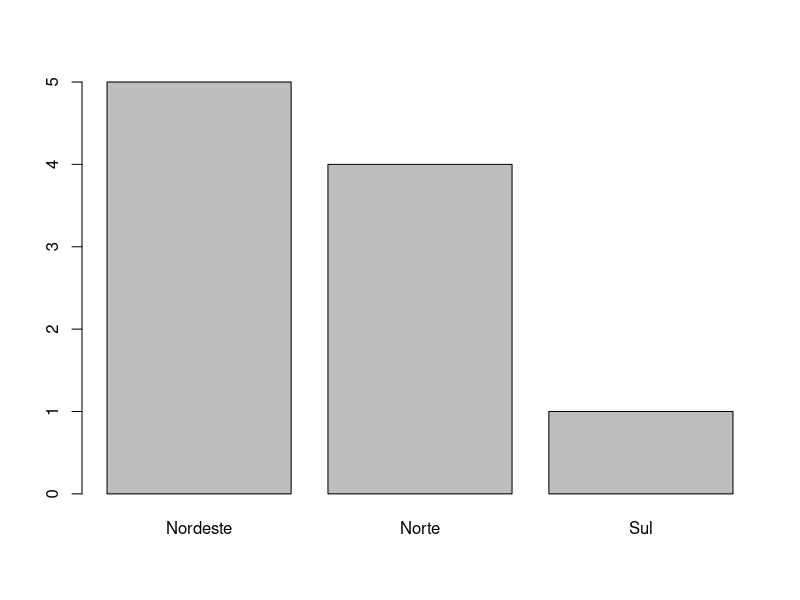
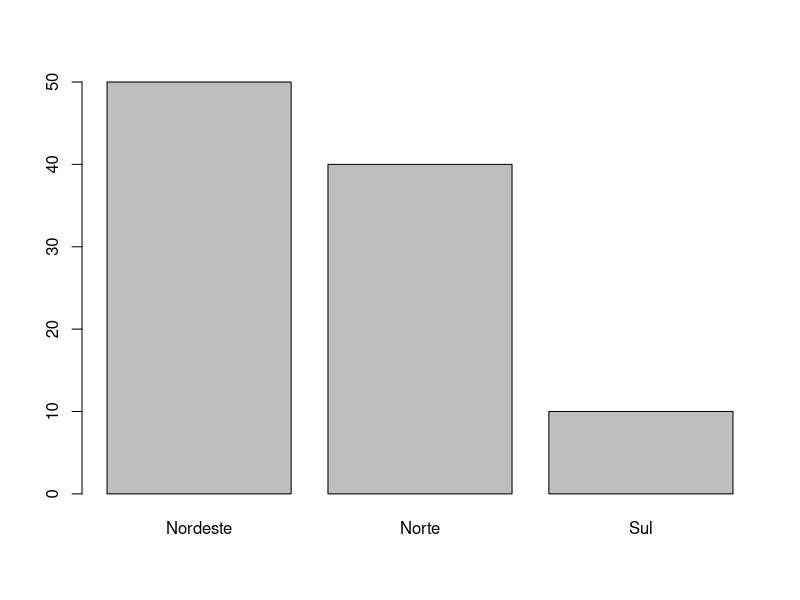
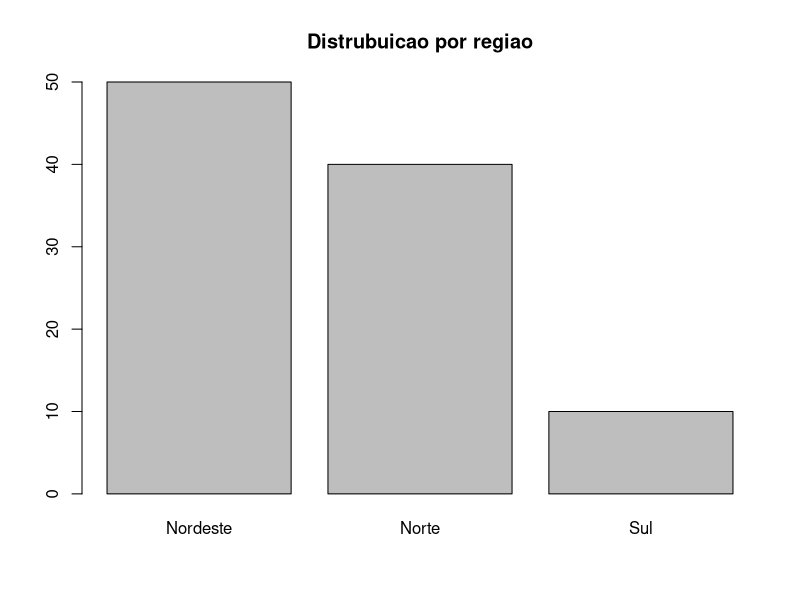
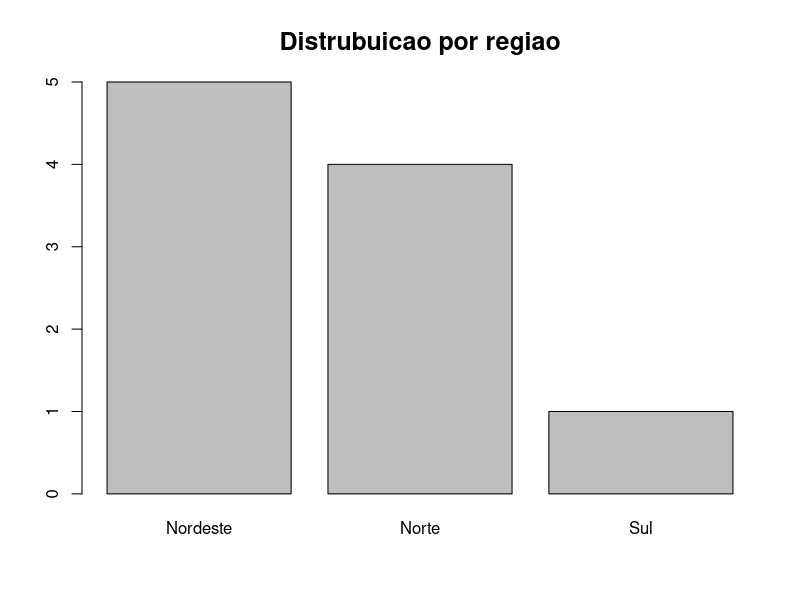
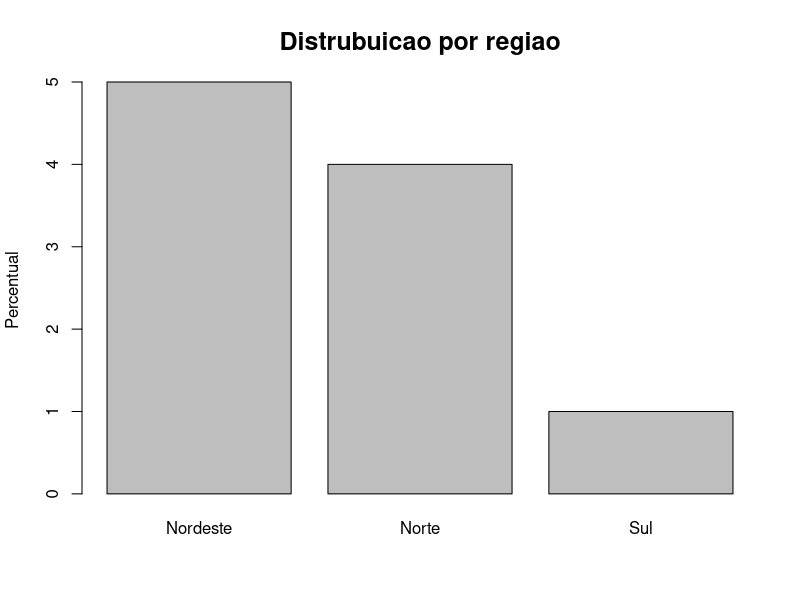
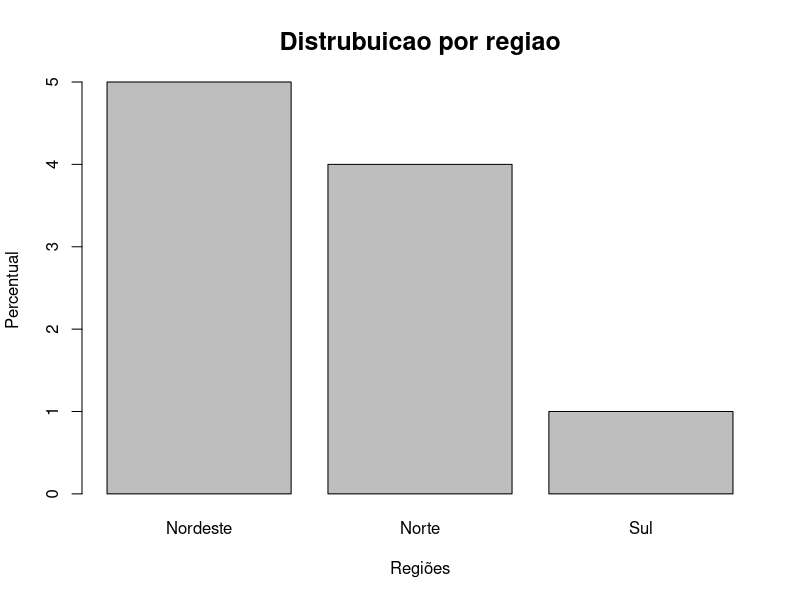
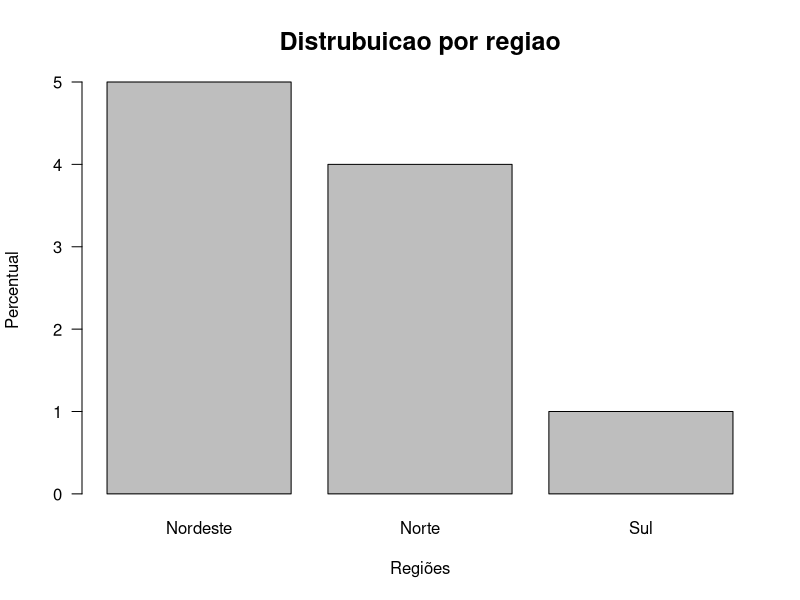
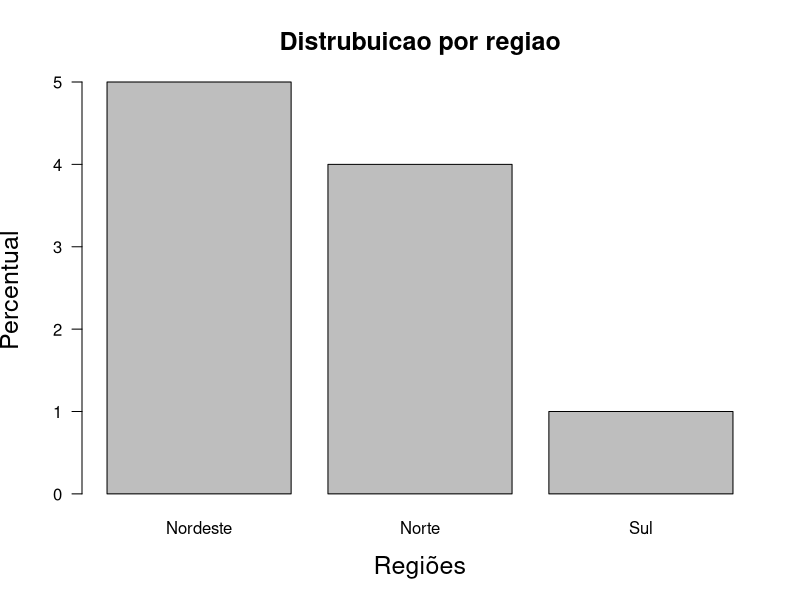

Reproduce these figures in R, in order. (Note: this script raises an error after producing the figures.)

# ------------------------ Aula 2 ----------------------------------------------

# Supondo que você tenha esses dados do IBGE tabulados 
# no Microsoft Excel, e agora deseja importá-los para 
# o R visando fazer suas manipulacoes, como fazer isso?

# O que é um pacote? 

# Como instalar um pacote?

# Funcao "install.packages()"
# Pacote "readxl"
install.packages("readxl") # instala pacote

# Como carregar um pacote?

# Funcao "library()" ou "require()"
library(readxl) # carrega pacote

# Para carregar uma funcao de um pacote pode usar dois pontos, 
# assim voce sabe o pacote que esta usando e sua respectiva funcao.
# readxl::

# Importacao dos dados
# Funcao "read_excel()"
dados_ibge <- read_excel("dados_ibge.xlsx")

# Import Dataset
# Environment > Import Dataset > From Excel > Browse > 
# Escolhe o banco de dados > Sheet > Import

# Funcao "View()"
View(dados_ibge) # visualiza os dados

# Como visualizar a estrutura desse banco de dados?
# Funcao "str()"
str(dados_ibge) # Mostra a estrutura dos dados

# Como visualizar quantas linhas e colunas tem nesse banco de dados?
# Funcao "dim()"
dim(dados_ibge) # Mostra quantas linhas e colunas tem
# Funcao "nrow()"
nrow(dados_ibge) # Mostra quantas linhas possui o banco de dados
# Funcao "ncol()"
ncol(dados_ibge) # Mostra quantas colunas possui o banco de dados

# Como visualizar suas variáveis?
# Funcao "names()"
names(dados_ibge) # Visualiza as variaveis presentes no conjunto de dados.

# É possível escolher uma variável para visualizar?
# Uso do "$"
dados_ibge$regiao 

# Funcao "attach()"
attach(dados_ibge) # Transforma as colunas como objetos.

cidade
regiao
populacao
PIB
mortalidade_infantil

# Calculo da media do PIB por regiao
# Funcao "tapply()"
tapply(PIB, regiao, mean)

# Calculo do desvio padrao do PIB por regiao
# Funcao "tapply()"
tapply(PIB, regiao, sd)

# Funcao "table()"
tab_regiao <- table(regiao)
tab_regiao

# Como calcular os percentuais para cada regiao?
# Funcao "prop.table()"
prop.table(tab_regiao)

proporcao_regiao <- prop.table(tab_regiao)
proporcao_regiao

porc_regiao <- prop.table(tab_regiao)*100
porc_regiao 

# Como somar todos os valores de uma coluna?
# Funcao "sum()"
sum(PIB) # Soma os valores de uma coluna
sum(populacao)
sum(mortalidade_infantil)

# Suponha que o pesquisador além de fazer essas análises
# vai produzir um relatório com os resultados dessa pesquisa
# e para isso ele precisará de gráficos para melhor demonstrar
# esses parametros, e inicialmente ele deseja mostrar graficamente
# o quantitativo de cidade de cada tab_regiao do estudo. 

# Grafico do tipo Barplot
# Funcao "barplot()"
barplot(tab_regiao)
barplot(porc_regiao)

barplot(porc_regiao,
        main = "Distrubuicao por regiao") # "main" adiciona título

barplot(tab_regiao,
        main = "Distrubuicao por regiao", 
        cex.main = 1.5) # "cex.main" altera o tamanho da fonte do título
        
barplot(tab_regiao,
        main = "Distrubuicao por regiao", 
        cex.main = 1.5, 
        ylab = "Percentual") # "ylab" adiciona título do eixo y

barplot(tab_regiao,
        main = "Distrubuicao por regiao", 
        cex.main = 1.5, 
        ylab = "Percentual", 
        xlab = "Regiões") # "xlab" adiciona título no eixo x

barplot(tab_regiao,
        main = "Distrubuicao por regiao",
        cex.main = 1.5, 
        ylab = "Percentual",
        xlab = "Regiões", 
        las = 1) # "las" rotacao de textos nas margens dos eixos

barplot(tab_regiao,
        main = "Distrubuicao por regiao", 
        cex.main = 1.5,
        ylab = "Percentual", 
        xlab = "Regiões", 
        las = 1, 
        cex.lab = 1.5) # "cex.lab" altera a cor dos nomes dos eixos

barplot(tab_regiao,
        main = "Distrubuicao por regiao", 
        cex.main = 1.5, 
        ylab = "Percentual", 
        xlab = "Regiões", 
        las = 1, 
        cex.lab = 1.5, 
        ylim = c(0, 6)) # "ylim" altera os limites no eixo y
        
barplot(tab_regiao,
        main = "Distrubuicao por regiao", 
        cex.main = 1.5, 
        ylab = "Percentual", 
        xlab = "Regiões", 
        las = 1, 
        cex.lab = 1.5, 
        ylim = c(0, 6), 
        col = c("pink", "yellow", "red")) # "col()" altera as cores das barras

barplot(tab_regiao,
        main = "Distrubuicao por regiao",
        cex.main = 1.5, 
        ylab = "Percentual", 
        xlab = "Regiões",
        las = 1, 
        cex.lab = 1.5, 
        ylim = c(0, 6), 
        col = c("blue", "yellow", "red"), 
        col.main = "red") # "col.main" altera a cor do título

barplot(tab_regiao,
        main = "Distrubuicao por regiao", 
        cex.main = 1.5, 
        ylab = "Percentual", 
        xlab = "Regiões", 
        las = 1, 
        cex.lab = 1.5, 
        ylim = c(0, 6), 
        col = c("blue", "yellow", "red"), 
        col.main = "red", 
        col.lab = "blue") # "col.lab" altera a cor dos nomes dos eixos

barplot(tab_regiao,
        main = "Distrubuicao por regiao", 
        cex.main = 1.5, 
        ylab = "Percentual", 
        xlab = "Regiões", 
        las = 1, 
        cex.lab = 1.5, 
        ylim = c(0, 6), 
        col = c("blue", "yellow", "red"), 
        col.main = "red", 
        col.lab = "blue",
        mtext("Fonte: IBGE, 2022", 
              side = 1, # escolhe o lado do grafico (1 = inferior)
              line = 4, # escolhe a linha
              adj = -0.25)) # ajuste na direcao da leitura

barplot(tab_regiao,
        main = "Distrubuicao por regiao", # "main" adiciona título
        cex.main = c(1.5), # "cex.main" altera o tamanho da fonte do título
        ylab = "Percentual", # "ylab" adiciona título do eixo y
        xlab = "Regiões", # "xlab" adiciona título no eixo x
        las =1, # "las" rotacao de textos nas margens dos eixos
        cex.lab = 1.5, # "cex.lab" altera a cor dos nomes dos eixos
        ylim = c(0, 6), # "ylim" altera os limites no eixo y
        col = c("blue", "yellow", "red"), # "col()" altera as cores das barras
        col.main = "red", # "col.main" altera a cor do título
        col.lab = "blue", # "col.lab" altera a cor dos nomes dos eixos
        mtext("Fonte: IBGE, 2022", 
              side = 1, # escolhe o lado do grafico (1 = inferior)
              line = 4, # escolhe a linha
              adj = -0.25)) # ajuste na direcao da leitura

# Grafico do tipo Pizza
# Funcao "pie()"
pie(porc_regiao,   # tabela com os valores a serem inseridos
    main = "Distrubuicao por regiao", # titulo do grafico
    labels = c("Nordeste (50,0%)", # rotulos
               "Norte (40,0%)", 
               "Sul (10,0%)"),
    col = c("red", "blue", "white"),# cores
    cex = 0.75,                     # tamanho da fonte
    cex.main = 1.2                 # tamanho da fonte do título
) 

# Outra opcao para o grafico de pizza, apresentando so as percentagens:
pie(porc_regiao,   # tabela com os valores a serem inseridos
    main = "Distrubuicao por regiao", # titulo do grafico
    labels = c("50,0%","40,0%", "10,0%"), # rotulos
    col = c("red","blue","white"), # cores
    cex = 0.75, # tamanho da fonte
    cex.main = 0.95 # tamanho da fonte do título
) 

# Legenda: Funcao "legend()"
legend(
    "top",  # Local para posicionar a legenda (alto à direita)
    legend = c("Nordeste", # insere as informacoes
             "Norte", 
             "Sul"),
    fill = c("red","blue","white"), #cores de preenchimento
    bty = "n",   # Não coloca a legenda dentro de uma "caixa", (o - coloca legenda na caixa)
    horiz = T    # cada grupo fica em uma única linha
)

# legend() pode ser substituido pelos valores “bottomright”, “bottom”, 
# “bottomleft”, “left”, “topleft”, “top”, “topright”, “right” 
# e “center” para usar posições predefinidas.
